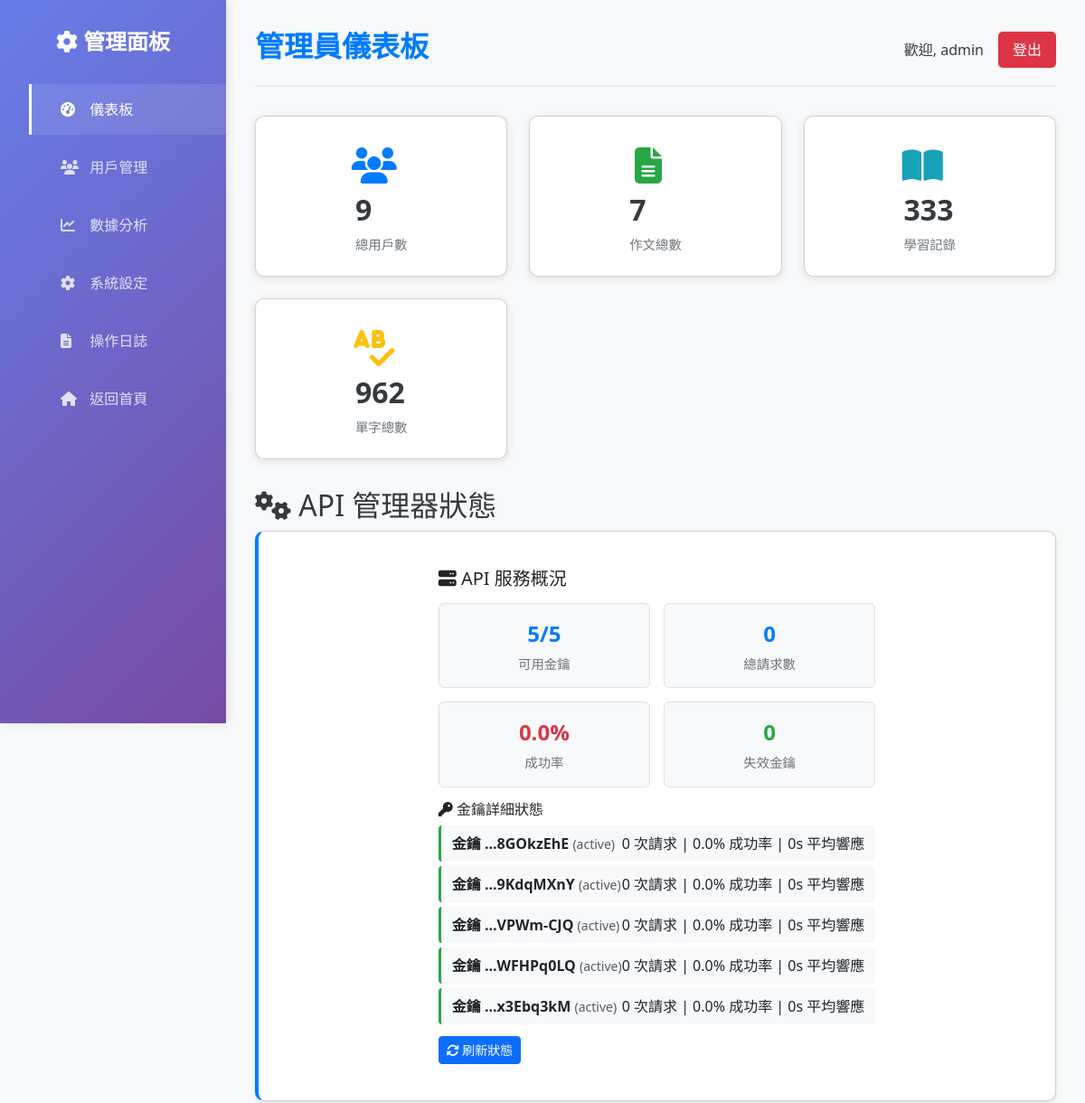
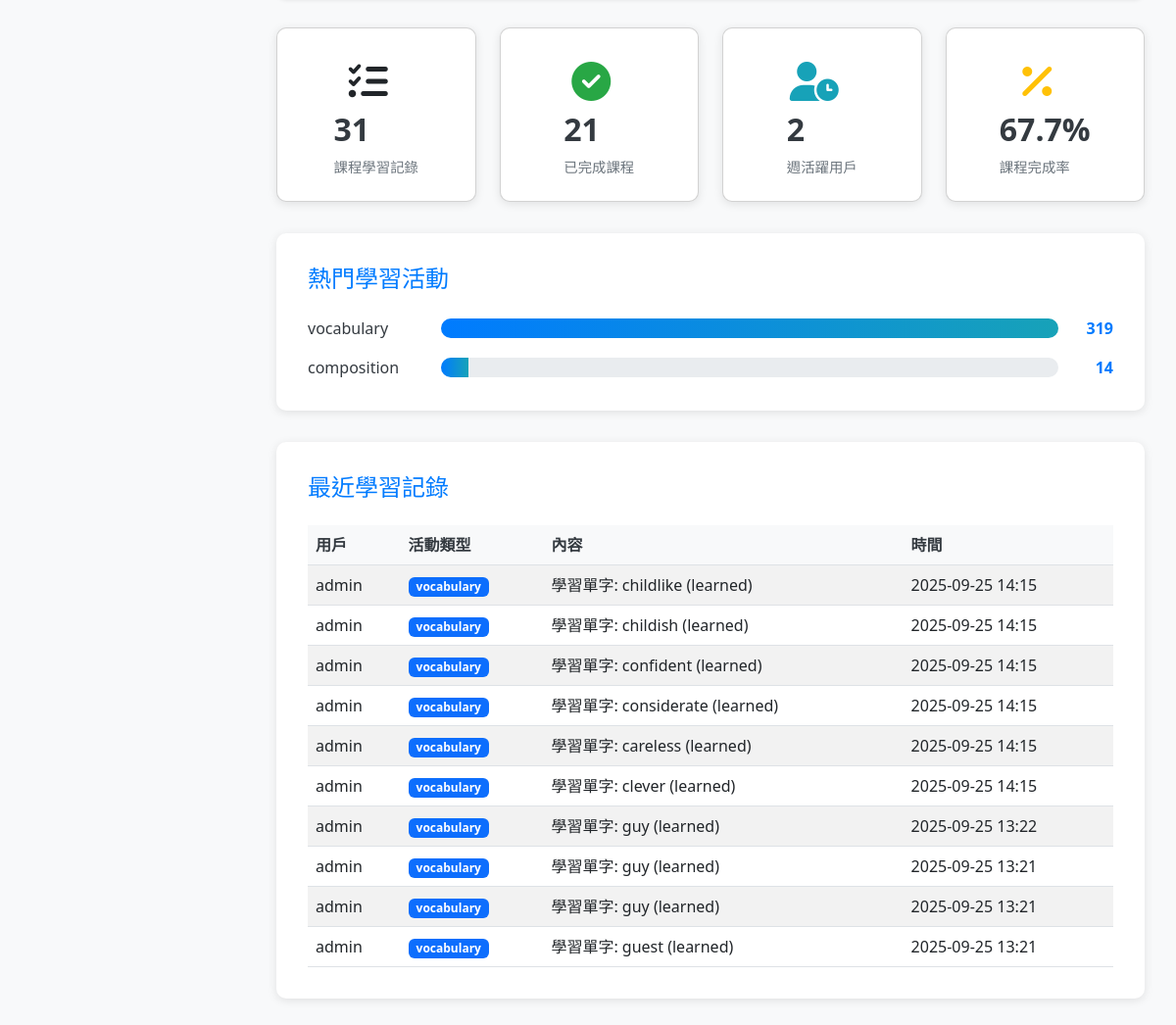
The page /admin/dashboard (signed in) on the database its author committed (2 pictures, top to bottom).
### models.py (models this page shows, shortened)
class User(db.Model, UserMixin):
    __tablename__ = 'users'
    id = db.Column(db.Integer, primary_key=True)
    username = db.Column(db.String(80), unique=True, nullable=False)
    email = db.Column(db.String(120), unique=True, nullable=False)
    password_hash = db.Column(db.String(256), nullable=False)
    role = db.Column(db.String(20), nullable=False, default='user') # 'user' or 'admin'
    preferred_accent = db.Column(db.String(10), nullable=False, default='us') # 'us' or 'co.uk'
    created_at = db.Column(db.DateTime, default=datetime.utcnow)

class LearningRecord(db.Model):
    __tablename__ = 'learning_records'
    id = db.Column(db.Integer, primary_key=True)
    user_id = db.Column(db.Integer, db.ForeignKey('users.id'), nullable=False)
    activity_type = db.Column(db.String(50), nullable=False) # e.g., 'translation', 'composition', 'vocabulary'
    content = db.Column(db.Text, nullable=False)
    timestamp = db.Column(db.DateTime, default=datetime.utcnow)
    user = db.relationship('User', backref=db.backref('learning_records', lazy=True))

### admin.py (the view)
@admin_bp.route('/dashboard')
@admin_required
def dashboard():
    total_users = User.query.count()
    total_compositions = Composition.query.count()
    total_learning_records = LearningRecord.query.count()
    total_vocabulary = Vocabulary.query.count()
    total_lesson_progress = LessonProgress.query.count()
    completed_lessons = LessonProgress.query.filter_by(is_completed=True).count()
    week_ago = datetime.utcnow() - timedelta(days=7)
    active_users_week = User.query.join(LearningRecord).filter(
        LearningRecord.timestamp >= week_ago
    ).distinct().count()
    popular_activities = db.session.query(
        LearningRecord.activity_type,
        func.count(LearningRecord.id).label('count')
    ).group_by(LearningRecord.activity_type).order_by(
        func.count(LearningRecord.id).desc()
    ).limit(5).all()
    recent_records = LearningRecord.query.order_by(
        LearningRecord.timestamp.desc()
    ).limit(10).all()
    stats = {
        'total_users': total_users,
        'total_compositions': total_compositions,
        'total_learning_records': total_learning_records,
        'total_vocabulary': total_vocabulary,
        'total_lesson_progress': total_lesson_progress,
        'completed_lessons': completed_lessons,
        'active_users_week': active_users_week,
        'popular_activities': popular_activities,
        'recent_records': recent_records
    }
    log_admin_action("Viewed admin dashboard")
    return render_template('admin_dashboard.html', stats=stats)

### admin.py (called while the page is built)
def admin_required(f):
    @wraps(f)
    @login_required
    def decorated_function(*args, **kwargs):
        if current_user.role != 'admin':
            abort(403)
        return f(*args, **kwargs)
    return decorated_function

def log_admin_action(action):
    admin_log = AdminLog(
        admin_id=current_user.id,
        action=action,
        timestamp=datetime.utcnow()
    )
    db.session.add(admin_log)
    db.session.commit()

### app.py (called while the page is built)
@login_manager.user_loader
def load_user(user_id):
    return db.session.get(User, int(user_id))

### templates/admin_dashboard.html (shortened to what this page needs)
<!DOCTYPE html>
<html lang="zh-Hant">
<head>
    <link rel="stylesheet" href="https://cdnjs.cloudflare.com/ajax/libs/font-awesome/6.4.2/css/all.min.css">
    <link rel="stylesheet" href="https://cdnjs.cloudflare.com/ajax/libs/bootstrap/5.3.0/css/bootstrap.min.css">
    <link rel="stylesheet" href="{{ url_for('static', filename='css/admin.css') }}">
</head>
<body>
    <div class="admin-container">
        <aside class="sidebar">
            <h2><i class="fas fa-cog"></i> 管理面板</h2>
            <ul>
                <li><a href="{{ url_for('admin.dashboard') }}" class="active"><i class="fas fa-tachometer-alt"></i> 儀表板</a></li>
                <li><a href="{{ url_for('admin.users') }}"><i class="fas fa-users"></i> 用戶管理</a></li>
                <li><a href="{{ url_for('admin.analytics') }}"><i class="fas fa-chart-line"></i> 數據分析</a></li>
                <li><a href="{{ url_for('admin.settings') }}"><i class="fas fa-cog"></i> 系統設定</a></li>
                <li><a href="{{ url_for('admin.logs') }}"><i class="fas fa-file-alt"></i> 操作日誌</a></li>
                <li><a href="{{ url_for('index') }}"><i class="fas fa-home"></i> 返回首頁</a></li>
            </ul>
        </aside>
        <main class="main-content">
            <header class="header">
                <h1>管理員儀表板</h1>
                <div>
                    <span>歡迎, {{ current_user.username }}</span>
                    <a href="{{ url_for('auth.logout') }}" class="logout-btn">登出</a>
                </div>
            </header>
            <section class="stats-cards">
                <div class="card users">
                    <div class="card-icon">
                        <i class="fas fa-users"></i>
                    </div>
                    <div class="card-info">
                        <h3>{{ stats.total_users }}</h3>
                        <p>總用戶數</p>
                    </div>
                </div>
                <div class="card compositions">
                    <div class="card-icon">
                        <i class="fas fa-file-alt"></i>
                    </div>
                    <div class="card-info">
                        <h3>{{ stats.total_compositions }}</h3>
                        <p>作文總數</p>
                    </div>
                </div>
                <div class="card records">
                    <div class="card-icon">
                        <i class="fas fa-book-open"></i>
                    </div>
                    <div class="card-info">
                        <h3>{{ stats.total_learning_records }}</h3>
                        <p>學習記錄</p>
                    </div>
                </div>
                <div class="card words">
                    <div class="card-icon">
                        <i class="fas fa-spell-check"></i>
                    </div>
                    <div class="card-info">
                        <h3>{{ stats.total_vocabulary }}</h3>
                        <p>單字總數</p>
                    </div>
                </div>
            </section>
            <section class="api-manager-status">
                <h2><i class="fas fa-cogs"></i> API 管理器狀態</h2>
                <div class="row">
                    <div class="col-md-12">
                        <div class="card api-status-card">
                            <div class="card-body">
                                <div id="api-status-content">
                                </div>
                                <button class="btn btn-primary btn-sm mt-2" onclick="refreshApiStatus()">
                                    <i class="fas fa-sync-alt"></i> 刷新狀態
                                </button>
                            </div>
                        </div>
                    </div>
                </div>
            </section>
            <section class="progress-stats">
                <div class="row">
                    <div class="col-md-3">
                        <div class="card progress-card">
                            <div class="card-icon">
                                <i class="fas fa-tasks"></i>
                            </div>
                            <div class="card-info">
                                <h3>{{ stats.total_lesson_progress }}</h3>
                                <p>課程學習記錄</p>
                            </div>
                        </div>
                    </div>
                    <div class="col-md-3">
                        <div class="card progress-card completed">
                            <div class="card-icon">
                                <i class="fas fa-check-circle"></i>
                            </div>
                            <div class="card-info">
                                <h3>{{ stats.completed_lessons }}</h3>
                                <p>已完成課程</p>
                            </div>
                        </div>
                    </div>
                    <div class="col-md-3">
                        <div class="card progress-card active">
                            <div class="card-icon">
                                <i class="fas fa-user-clock"></i>
                            </div>
                            <div class="card-info">
                                <h3>{{ stats.active_users_week }}</h3>
                                <p>週活躍用戶</p>
                            </div>
                        </div>
                    </div>
                    <div class="col-md-3">
                        <div class="card progress-card completion-rate">
                            <div class="card-icon">
                                <i class="fas fa-percentage"></i>
                            </div>
                            <div class="card-info">
                                <h3>{{ "%.1f"|format((stats.completed_lessons / stats.total_lesson_progress * 100) if stats.total_lesson_progress > 0 else 0) }}%</h3>
                                <p>課程完成率</p>
                            </div>
                        </div>
                    </div>
                </div>
            </section>
            <section class="popular-activities">
                <h2>熱門學習活動</h2>
                <div class="activity-chart">
                    {% for activity in stats.popular_activities %}
                    <div class="activity-item">
                        <span class="activity-name">{{ activity[0] }}</span>
                        <div class="activity-bar">
                            <div class="activity-fill" style="width: {{ (activity[1] / stats.popular_activities[0][1] * 100) if stats.popular_activities else 0 }}%"></div>
                        </div>
                        <span class="activity-count">{{ activity[1] }}</span>
                    </div>
                    {% endfor %}
                </div>
            </section>
            <section class="recent-records">
                <h2>最近學習記錄</h2>
                <div class="table-responsive">
                    <table class="table table-striped">
                        <thead>
                            <tr>
                                <th>用戶</th>
                                <th>活動類型</th>
                                <th>內容</th>
                                <th>時間</th>
                            </tr>
                        </thead>
                        <tbody>
                            {% for record in stats.recent_records %}
                            <tr>
                                <td>{{ record.user.username }}</td>
                                <td>
                                    <span class="badge bg-primary">{{ record.activity_type }}</span>
                                </td>
                                <td>{{ record.content[:50] }}{% if record.content|length > 50 %}...{% endif %}</td>
                                <td>{{ record.timestamp.strftime('%Y-%m-%d %H:%M') }}</td>
                            </tr>
                            {% endfor %}
                        </tbody>
                    </table>
                </div>
            </section>
        </main>
    </div>
</body>
</html>

### static/css/admin.css (style rules this page uses)
:root { --primary-color: #007bff; --secondary-color: #6c757d; --success-color: #28a745; --danger-color: #dc3545; --warning-color: #ffc107; --info-color: #17a2b8; --dark-color: #343a40; --light-color: #f8f9fa; --sidebar-width: 250px; }
* { margin: 0; padding: 0; box-sizing: border-box; }
body { font-family: 'Segoe UI', Tahoma, Geneva, Verdana, sans-serif; background-color: var(--light-color); color: var(--dark-color); }
.admin-container { display: flex; min-height: 100vh; }
.sidebar { width: var(--sidebar-width); background: linear-gradient(135deg, #667eea 0%, #764ba2 100%); color: white; padding: 2rem 0; position: fixed; height: 100vh; overflow-y: auto; box-shadow: 2px 0 10px rgba(0, 0, 0, 0.1); }
.sidebar h2 { text-align: center; margin-bottom: 2rem; font-size: 1.5rem; font-weight: 600; }
.sidebar ul { list-style: none; }
.sidebar ul li { margin: 0.5rem 0; }
.sidebar ul li a { display: block; padding: 1rem 2rem; color: rgba(255, 255, 255, 0.8); text-decoration: none; transition: all 0.3s ease; border-left: 3px solid transparent; }
.sidebar ul li a:hover, .sidebar ul li a.active { background-color: rgba(255, 255, 255, 0.1); color: white; border-left-color: white; }
.sidebar ul li a i { margin-right: 0.5rem; width: 20px; }
.main-content { margin-left: var(--sidebar-width); flex: 1; padding: 2rem; background-color: var(--light-color); }
.header { display: flex; justify-content: space-between; align-items: center; margin-bottom: 2rem; padding-bottom: 1rem; border-bottom: 2px solid #e9ecef; }
.header h1 { color: var(--primary-color); font-size: 2rem; font-weight: 600; }
.header div { display: flex; align-items: center; gap: 1rem; }
.logout-btn { background: var(--danger-color); color: white; padding: 0.5rem 1rem; text-decoration: none; border-radius: 5px; transition: background-color 0.3s ease; }
.stats-cards { display: grid; grid-template-columns: repeat(auto-fit, minmax(250px, 1fr)); gap: 1.5rem; margin-bottom: 2rem; }
.card { background: white; padding: 1.5rem; border-radius: 10px; box-shadow: 0 2px 10px rgba(0, 0, 0, 0.1); display: flex; align-items: center; transition: transform 0.3s ease, box-shadow 0.3s ease; }
.card-icon { font-size: 2.5rem; margin-right: 1rem; width: 60px; text-align: center; }
.card.users .card-icon { color: var(--primary-color); }
.card.compositions .card-icon { color: var(--success-color); }
.card.records .card-icon { color: var(--info-color); }
.card.words .card-icon { color: var(--warning-color); }
.card-info h3 { font-size: 2rem; font-weight: 700; margin-bottom: 0.5rem; color: var(--dark-color); }
.card-info p { color: var(--secondary-color); margin: 0; font-size: 0.9rem; }
.progress-stats { margin-bottom: 2rem; }
.progress-card { background: white; padding: 1.5rem; border-radius: 10px; box-shadow: 0 2px 10px rgba(0, 0, 0, 0.1); display: flex; align-items: center; transition: transform 0.3s ease; height: 100%; }
.progress-card.completed .card-icon { color: var(--success-color); }
.progress-card.active .card-icon { color: var(--info-color); }
.progress-card.completion-rate .card-icon { color: var(--warning-color); }
.popular-activities { background: white; padding: 2rem; border-radius: 10px; box-shadow: 0 2px 10px rgba(0, 0, 0, 0.1); margin-bottom: 2rem; }
.popular-activities h2 { color: var(--primary-color); margin-bottom: 1.5rem; font-size: 1.5rem; }
.activity-chart { display: flex; flex-direction: column; gap: 1rem; }
.activity-item { display: flex; align-items: center; gap: 1rem; }
.activity-name { min-width: 120px; font-weight: 500; }
.activity-bar { flex: 1; height: 20px; background: #e9ecef; border-radius: 10px; overflow: hidden; }
.activity-fill { height: 100%; background: linear-gradient(90deg, var(--primary-color), var(--info-color)); transition: width 0.3s ease; }
.activity-count { min-width: 40px; text-align: right; font-weight: 600; color: var(--primary-color); }
.recent-records { background: white; padding: 2rem; border-radius: 10px; box-shadow: 0 2px 10px rgba(0, 0, 0, 0.1); }
.recent-records h2 { color: var(--primary-color); margin-bottom: 1.5rem; font-size: 1.5rem; }
.table { margin: 0; }
.table th { background-color: var(--light-color); color: var(--dark-color); font-weight: 600; border-top: none; }
.table td { vertical-align: middle; }
.badge { font-size: 0.75rem; padding: 0.25rem 0.5rem; }

### templates/admin_dashboard.html (style rules this page uses)
.api-manager-status { margin: 30px 0; }
.api-status-card { border-left: 4px solid #007bff; box-shadow: 0 2px 4px rgba(0,0,0,0.1); }

### rows shown on the page
User: username "admin"
LearningRecord: user.username "admin", activity_type "vocabulary", content "學習單字: childlike (learned)", timestamp "2025-09-25 14:15"
LearningRecord: user.username "admin", activity_type "vocabulary", content "學習單字: childish (learned)", timestamp "2025-09-25 14:15"
LearningRecord: user.username "admin", activity_type "vocabulary", content "學習單字: confident (learned)", timestamp "2025-09-25 14:15"
LearningRecord: user.username "admin", activity_type "vocabulary", content "學習單字: considerate (learned)", timestamp "2025-09-25 14:15"
LearningRecord: user.username "admin", activity_type "vocabulary", content "學習單字: careless (learned)", timestamp "2025-09-25 14:15"
LearningRecord: user.username "admin", activity_type "vocabulary", content "學習單字: clever (learned)", timestamp "2025-09-25 14:15"
LearningRecord: user.username "admin", activity_type "vocabulary", content "學習單字: guy (learned)", timestamp "2025-09-25 13:22"
LearningRecord: user.username "admin", activity_type "vocabulary", content "學習單字: guy (learned)", timestamp "2025-09-25 13:21"
LearningRecord: user.username "admin", activity_type "vocabulary", content "學習單字: guy (learned)", timestamp "2025-09-25 13:21"
LearningRecord: user.username "admin", activity_type "vocabulary", content "學習單字: guest (learned)", timestamp "2025-09-25 13:21"

### other values the page prints
{{ stats.total_users }} "9"
{{ stats.total_compositions }} "7"
{{ stats.total_learning_records }} "333"
{{ stats.total_vocabulary }} "962"
{{ stats.total_lesson_progress }} "31"
{{ stats.completed_lessons }} "21"
{{ stats.active_users_week }} "2"
{{ activity[0] }} "vocabulary" "composition"
{{ activity[1] }} "319" "14"
